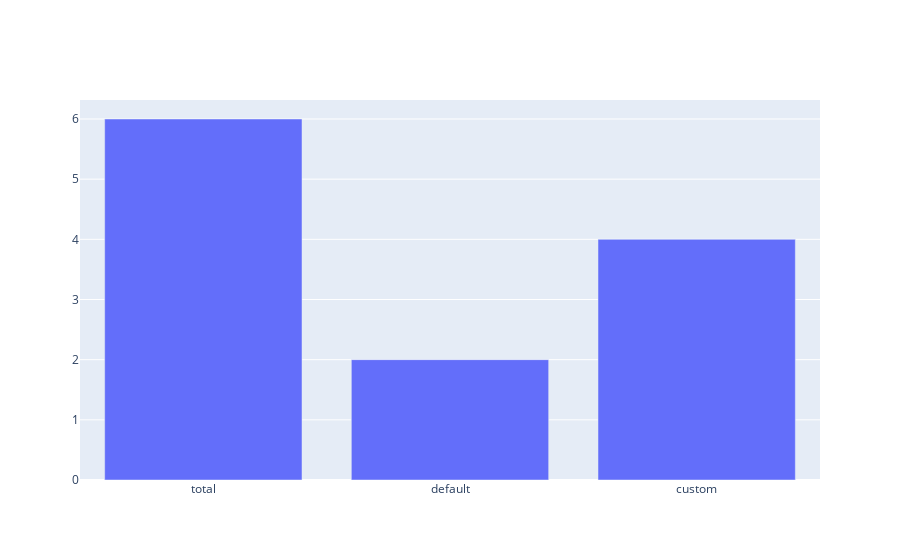

The notebook cell this image was saved under:
### Code cell
import plotly.graph_objs as go
import pandas as pd

default_counter = 0
custom_counter = 0
option_counter = 0

for sklearn_obj in objects:
    for option in sklearn_obj.options:
        option_counter += 1
        if option[2] == "default":
            default_counter += 1
        if option[2] == "custom":
            custom_counter += 1

print("Number of option: ", option_counter)

params = ["total", "default", "custom"]
values = [option_counter, default_counter, custom_counter]

data = [go.Bar(
    x=params,
    y=values
)]

fig = go.Figure(data=data)
fig.show()

### Figure 1 — Plotly figure (JSON) as saved in the notebook; plotly's stock layout.template omitted (floating-point values rounded to 4 significant figures)
{"data": [{"type": "bar", "x": ["total", "default", "custom"], "y": [6, 2, 4]}], "layout": {}}
